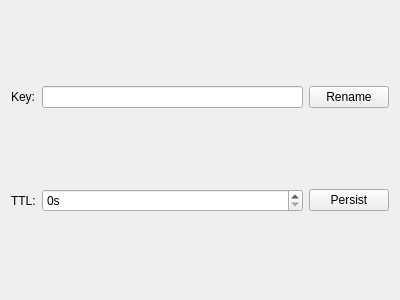
<?xml version="1.0" encoding="UTF-8"?>
<ui version="4.0">
 <class>Form</class>
 <widget class="QWidget" name="Form">
  <property name="geometry">
   <rect>
    <x>0</x>
    <y>0</y>
    <width>400</width>
    <height>300</height>
   </rect>
  </property>
  <property name="windowTitle">
   <string>Form</string>
  </property>
  <layout class="QGridLayout" name="gridLayout">
   <item row="0" column="0">
    <widget class="QLabel" name="key_label">
     <property name="text">
      <string>Key:</string>
     </property>
    </widget>
   </item>
   <item row="0" column="1">
    <widget class="QLineEdit" name="key_value"/>
   </item>
   <item row="1" column="1">
    <widget class="QSpinBox" name="ttl_value">
     <property name="suffix">
      <string>s</string>
     </property>
    </widget>
   </item>
   <item row="1" column="0">
    <widget class="QLabel" name="ttl_label">
     <property name="text">
      <string>TTL:</string>
     </property>
    </widget>
   </item>
   <item row="1" column="2">
    <widget class="QPushButton" name="persist_button">
     <property name="text">
      <string>Persist</string>
     </property>
    </widget>
   </item>
   <item row="0" column="2">
    <widget class="QPushButton" name="rename_button">
     <property name="text">
      <string>Rename</string>
     </property>
    </widget>
   </item>
  </layout>
 </widget>
 <resources/>
 <connections/>
</ui>
